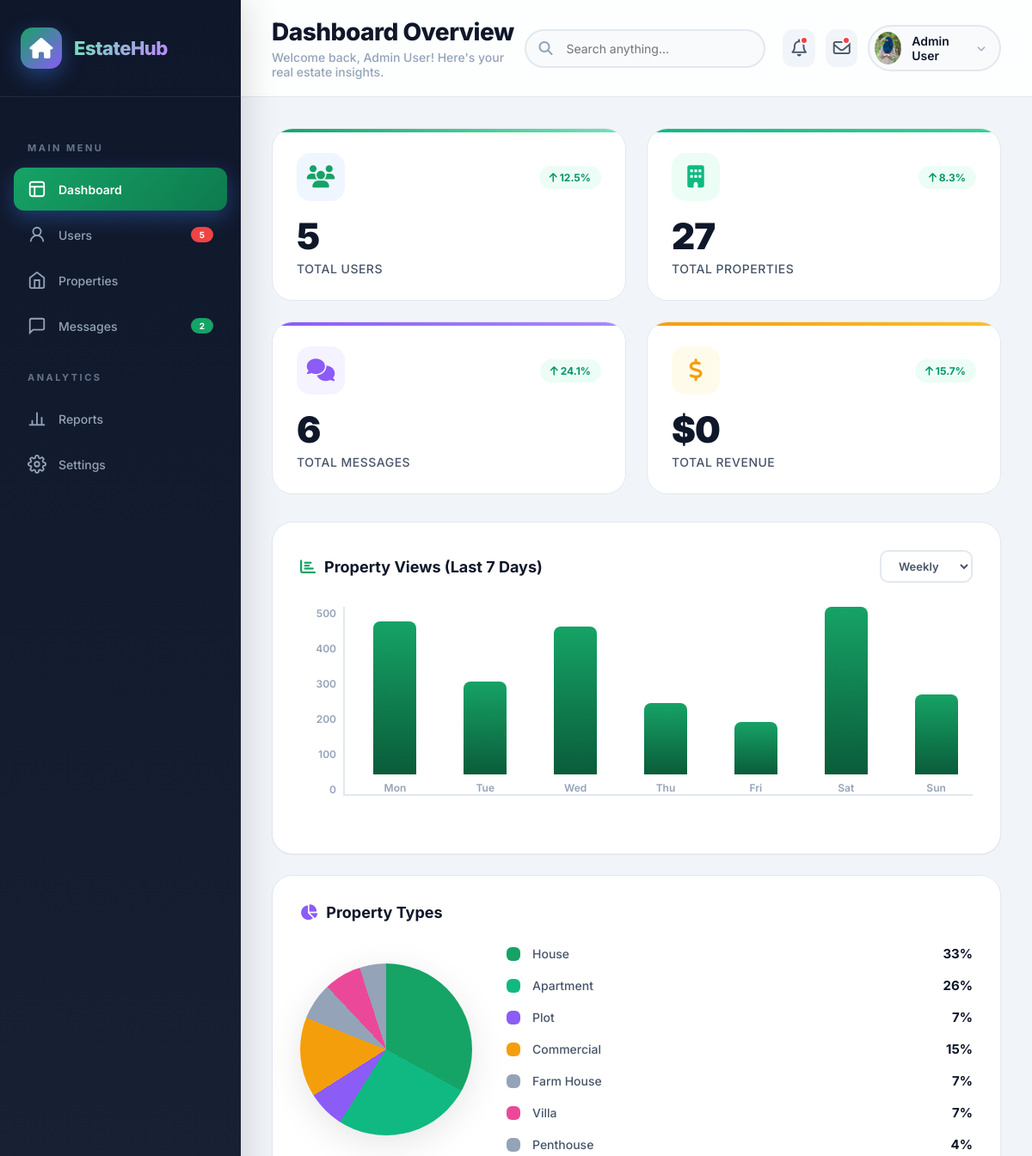
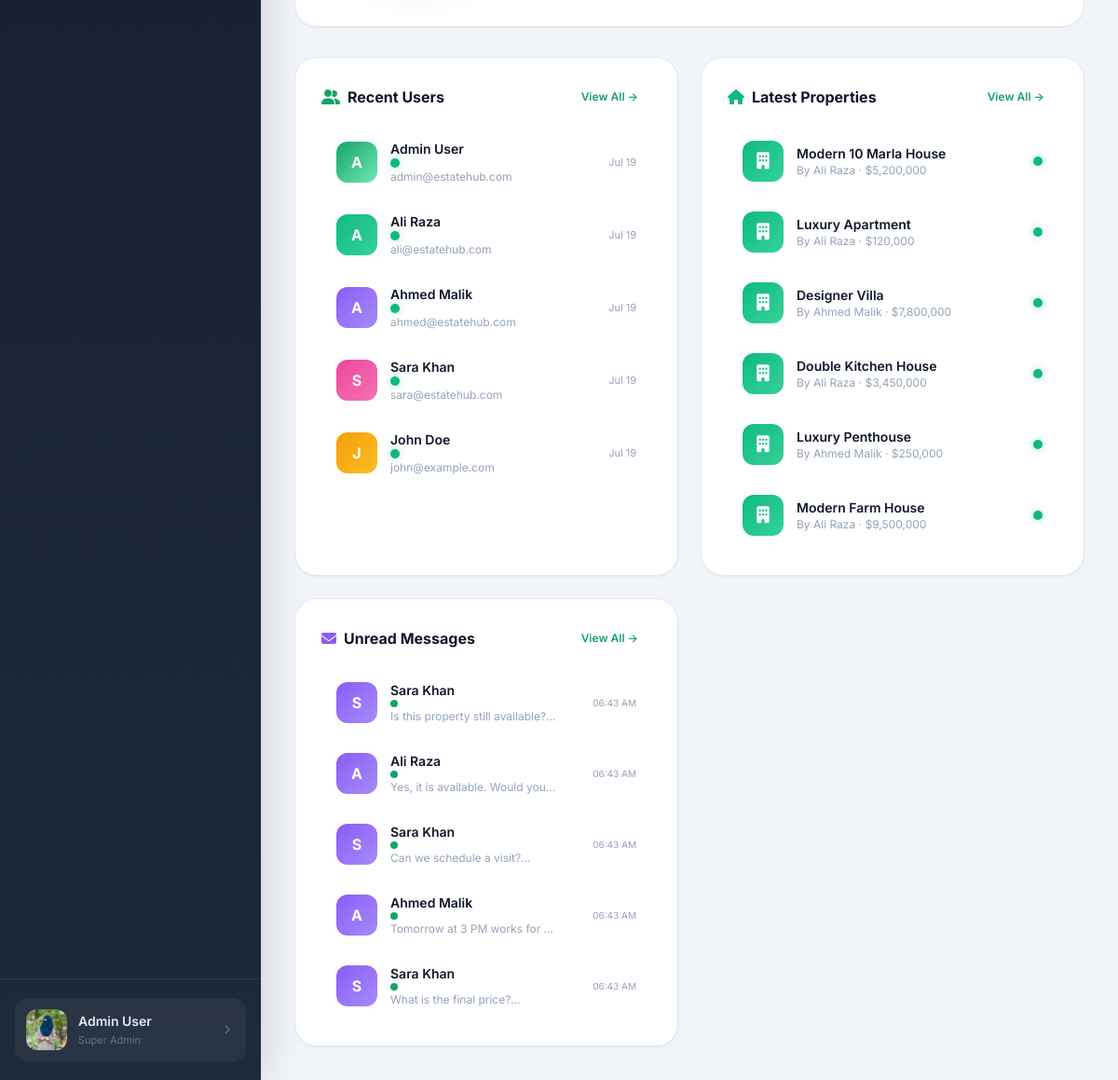
The page /admin/login.php (signed in) on the database its author committed (2 pictures, top to bottom).
### tables this page shows
CREATE TABLE users (
    id INT AUTO_INCREMENT PRIMARY KEY,
    full_name VARCHAR(100) NOT NULL,
    email VARCHAR(100) UNIQUE NOT NULL,
    password VARCHAR(255) NOT NULL,
    phone VARCHAR(20),
    profile_pic VARCHAR(255) DEFAULT NULL,
    bio TEXT,
    user_type ENUM('admin', 'seller', 'user') DEFAULT 'user',
    status ENUM('active', 'inactive', 'banned') DEFAULT 'active',
    created_at TIMESTAMP DEFAULT CURRENT_TIMESTAMP,
    updated_at TIMESTAMP DEFAULT CURRENT_TIMESTAMP ON UPDATE CURRENT_TIMESTAMP
);

CREATE TABLE properties (
    id INT AUTO_INCREMENT PRIMARY KEY,
    user_id INT NOT NULL,
    title VARCHAR(255) NOT NULL,
    description TEXT,
    property_type ENUM('House','Apartment','Plot','Commercial','Farm House','Portion','Villa','Penthouse') DEFAULT 'House',
    purpose ENUM('Sale','Rent') DEFAULT 'Sale',
    price DECIMAL(15,2) NOT NULL,
    location VARCHAR(255) NOT NULL,
    city VARCHAR(100) NOT NULL,
    area_size VARCHAR(50),
    bedrooms INT DEFAULT 0,
    bathrooms INT DEFAULT 0,
    image_main VARCHAR(255),
    images TEXT,
    status ENUM('Active','Pending','Sold','Rented') DEFAULT 'Active',
    views INT DEFAULT 0,
    featured BOOLEAN DEFAULT FALSE,
    created_at TIMESTAMP DEFAULT CURRENT_TIMESTAMP,
    updated_at TIMESTAMP DEFAULT CURRENT_TIMESTAMP ON UPDATE CURRENT_TIMESTAMP,
    FOREIGN KEY (user_id) REFERENCES users(id) ON DELETE CASCADE
);

CREATE TABLE messages (
    id INT AUTO_INCREMENT PRIMARY KEY,
    sender_id INT NOT NULL,
    receiver_id INT NOT NULL,
    property_id INT,
    message TEXT NOT NULL,
    is_read BOOLEAN DEFAULT FALSE,
    created_at TIMESTAMP DEFAULT CURRENT_TIMESTAMP,
    FOREIGN KEY (sender_id) REFERENCES users(id) ON DELETE CASCADE,
    FOREIGN KEY (receiver_id) REFERENCES users(id) ON DELETE CASCADE,
    FOREIGN KEY (property_id) REFERENCES properties(id) ON DELETE SET NULL
);

### admin/login.php (the view, shortened to what the rows shown need)
<?php
require_once __DIR__ . '/../includes/config.php';
$recent_users = mysqli_query($conn,
    "SELECT id, full_name, email, user_type, status, created_at
     FROM users ORDER BY created_at DESC LIMIT 6"
);
$recent_props = mysqli_query($conn,
    "SELECT p.id, p.title, p.price, p.status, p.created_at, u.full_name as owner
     FROM properties p
     JOIN users u ON p.user_id = u.id
     ORDER BY p.created_at DESC LIMIT 6"
);
$recent_msgs = mysqli_query($conn,
    "SELECT m.id, m.message, m.is_read, m.created_at, u.full_name as sender, u.email as sender_email
     FROM messages m
     JOIN users u ON m.sender_id = u.id
     ORDER BY m.created_at DESC LIMIT 5"
);
?>
<!DOCTYPE html>
<html lang="en">
<head>
    <link rel="stylesheet" href="https://cdnjs.cloudflare.com/ajax/libs/font-awesome/6.5.0/css/all.min.css">
</head>
<body>
<main class="main-content">
    <header class="topbar">
        <div class="topbar-left">
            <h1>Dashboard Overview</h1>
        </div>
    </header>
    <div class="content-area">
        <div class="charts-row">
            <div class="chart-card animate-in">
                <div class="chart-card-header">
                    <h2><i class="fas fa-chart-bar" style="color: var(--blue); margin-right:10px;"></i>Property Views (Last 7 Days)</h2>
                </div>
            </div>
            <div class="chart-card animate-in">
                <div class="chart-card-header">
                    <h2><i class="fas fa-chart-pie" style="color: var(--purple); margin-right:10px;"></i>Property Types</h2>
                </div>
            </div>
        </div>
        <div class="bottom-row">
            <div class="data-card animate-in">
                <div class="data-card-header">
                    <h2><i class="fas fa-user-friends" style="color: var(--blue); margin-right:8px;"></i>Recent Users</h2>
                </div>
                <div class="data-list">
                    <?php
                    $avatar_colors = ['avatar-blue', 'avatar-green', 'avatar-purple', 'avatar-pink', 'avatar-amber', 'avatar-cyan'];
                    if ($recent_users && mysqli_num_rows($recent_users) > 0):
                        $i = 0;
                        while ($user = mysqli_fetch_assoc($recent_users)):
                            $initials = strtoupper(substr($user['full_name'] ?? 'U', 0, 1));
                    ?>
                        <div class="data-list-item">
                            <div class="data-user-info">
                                <div class="data-user-avatar <?php echo $avatar_colors[$i % 6]; ?>"><?php echo $initials; ?></div>
                                <div class="data-user-details">
                                    <h4>
                                        <?php echo htmlspecialchars($user['full_name']); ?>
                                        <span class="status-indicator <?php echo ($user['status'] ?? '') == 'active' ? 'status-active' : 'status-pending'; ?>"></span>
                                    </h4>
                                    <span><?php echo htmlspecialchars($user['email'] ?? ''); ?></span>
                                </div>
                            </div>
                            <span style="font-size:11px; color:#94a3b8;"><?php echo date('M d', strtotime($user['created_at'] ?? 'now')); ?></span>
                        </div>
                    <?php
                        $i++;
                        endwhile;
                    else:
                    ?>
                        <div style="padding:20px; text-align:center; color:#94a3b8;">No users yet</div>
                    <?php endif; ?>
                </div>
            </div>
            <div class="data-card animate-in">
                <div class="data-card-header">
                    <h2><i class="fas fa-home" style="color: var(--green); margin-right:8px;"></i>Latest Properties</h2>
                </div>
                <div class="data-list">
                    <?php if ($recent_props && mysqli_num_rows($recent_props) > 0): ?>
                        <?php while ($prop = mysqli_fetch_assoc($recent_props)): ?>
                            <div class="data-list-item">
                                <div class="data-user-info">
                                    <div class="data-user-avatar avatar-green" style="font-size:18px;">
                                        <i class="fas fa-building"></i>
                                    </div>
                                    <div class="data-user-details">
                                        <h4><?php echo htmlspecialchars($prop['title']); ?></h4>
                                        <span>By <?php echo htmlspecialchars($prop['owner'] ?? 'N/A'); ?> · $<?php echo number_format($prop['price'] ?? 0); ?></span>
                                    </div>
                                </div>
                                <span class="status-indicator <?php echo strtolower($prop['status'] ?? '') == 'active' ? 'status-active' : 'status-pending'; ?>"></span>
                            </div>
                        <?php endwhile; ?>
                    <?php else: ?>
                        <div style="padding:20px; text-align:center; color:#94a3b8;">No properties yet</div>
                    <?php endif; ?>
                </div>
            </div>
            <div class="data-card animate-in">
                <div class="data-card-header">
                    <h2><i class="fas fa-envelope" style="color: var(--purple); margin-right:8px;"></i>Unread Messages</h2>
                </div>
                <div class="data-list">
                    <?php if ($recent_msgs && mysqli_num_rows($recent_msgs) > 0): ?>
                        <?php while ($msg = mysqli_fetch_assoc($recent_msgs)): ?>
                            <div class="data-list-item">
                                <div class="data-user-info">
                                    <div class="data-user-avatar avatar-purple"><?php echo strtoupper(substr($msg['sender'] ?? 'U', 0, 1)); ?></div>
                                    <div class="data-user-details">
                                        <h4><?php echo htmlspecialchars($msg['sender']); ?> <span class="unread-dot"></span></h4>
                                        <span class="message-preview"><?php echo htmlspecialchars(substr($msg['message'] ?? '', 0, 35)); ?>...</span>
                                    </div>
                                </div>
                                <span style="font-size:10px; color:#94a3b8;"><?php echo date('h:i A', strtotime($msg['created_at'] ?? 'now')); ?></span>
                            </div>
                        <?php endwhile; ?>
                    <?php else: ?>
                        <div style="padding:20px; text-align:center; color:#94a3b8;">No messages yet</div>
                    <?php endif; ?>
                </div>
            </div>
        </div>
    </div>
</main>
</body>
</html>

### rows shown on the page
users: full_name "A", full_name "Admin User", email "admin@estatehub.com", created_at "Jul 19"
users: full_name "A", full_name "Ali Raza", email "ali@estatehub.com", created_at "Jul 19"
users: full_name "A", full_name "Ahmed Malik", email "ahmed@estatehub.com", created_at "Jul 19"
users: full_name "S", full_name "Sara Khan", email "sara@estatehub.com", created_at "Jul 19"
users: full_name "J", full_name "John Doe", email "john@example.com", created_at "Jul 19"
properties: title "Modern 10 Marla House", user.full_name "Ali Raza", price "5,200,000"
properties: title "Luxury Apartment", user.full_name "Ali Raza", price "120,000"
properties: title "Designer Villa", user.full_name "Ahmed Malik", price "7,800,000"
properties: title "Double Kitchen House", user.full_name "Ali Raza", price "3,450,000"
properties: title "Luxury Penthouse", user.full_name "Ahmed Malik", price "250,000"
properties: title "Modern Farm House", user.full_name "Ali Raza", price "9,500,000"
messages: sender.full_name "S", sender.full_name "Sara Khan", message "Is this property still available?", created_at "06:43 AM"
messages: sender.full_name "A", sender.full_name "Ali Raza", message "Yes, it is available. Would you…", created_at "06:43 AM"
messages: sender.full_name "S", sender.full_name "Sara Khan", message "Can we schedule a visit?", created_at "06:43 AM"
messages: sender.full_name "A", sender.full_name "Ahmed Malik", message "Tomorrow at 3 PM works for…", created_at "06:43 AM"
messages: sender.full_name "S", sender.full_name "Sara Khan", message "What is the final price?", created_at "06:43 AM"

### other values the page prints
$total_users "5"
$unread_msgs "2"
$_SESSION['user_name'] "Admin User"
$total_properties "27"
$total_messages "6"
$total_revenue "0"
$chart_labels[$i] "Mon"
$chart_labels[$i] "Tue"
$chart_labels[$i] "Wed"
$chart_labels[$i] "Thu"
$chart_labels[$i] "Fri"
$chart_labels[$i] "Sat"
$chart_labels[$i] "Sun"
$type "House"
$pct "33"
